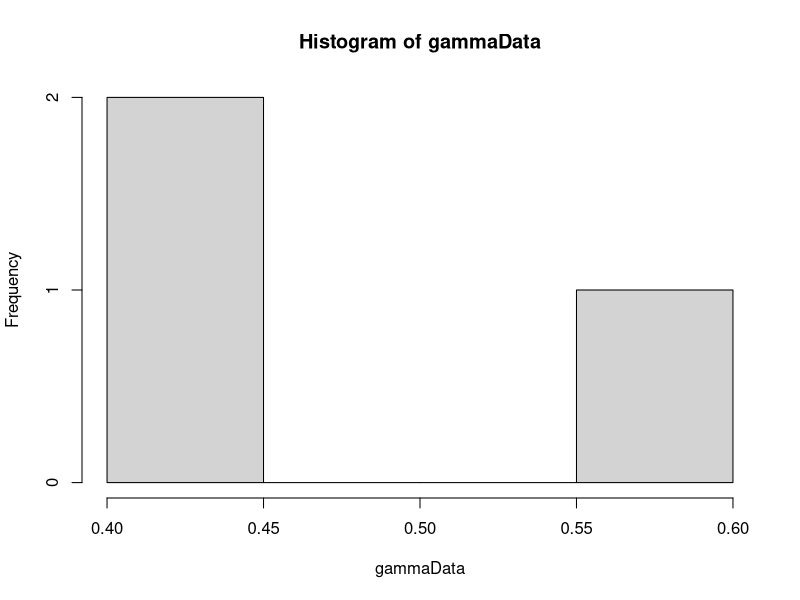

The R source for this figure: (Note: this script raises an error after producing the figure.)
library(MCMCpack)


calcWeight <- function(u, alpha) {
  # Calculates weight for given u and alpha.
  # 
  # Args:
  #   u: A vector.
  #   alpha: A scalar.
  #   
  # Returns:
  #   The weight value. A scalar.
  gammaInv = rep(0, length(u))
  diffGammaInv = rep(0, length(u))
  for(i in 1:length(u)) {
    gammaInv[i] = invGammaCumulative(u[i], alpha)
    diffGammaInv[i] = diffAlphaInvGammaCumulative(u[i], alpha)
  }
  pi = getPiValue()
  weight = pi/((1/length(gammaInv))*(sum(diffGammaInv/gammaInv)) - sum(diffGammaInv)/sum(gammaInv))
  return(weight)
}

getPiValue <- function() {
  # get value of pi function to be used in calculation of weights.
  # 
  # Returns:
  #   A scalar value.
  if (piValue == "constant") {
    return(1)
  } else if (piValue == "jeffrey") {
    # Return jeffrey prior
    return(sqrt((1/(estAlpha[sampleIndex]^2)) + (1/(2-(exp(estAlpha[sampleIndex]) + exp(-estAlpha[sampleIndex]))))))
  } else if (piValue == "betaOption") {
    return(estBeta)
  } else if (piValue == "alphaOption") {
    return(estAlpha[sampleIndex])
  }
}

calcPhi <- function(u, alpha) {
  xValue = rep(0, length(u))
  for(i in 1:length(u)) {
    xValue[i] = invGammaCumulative(u[i], alpha)
  }
  return(calcPhiGivenX(xValue))
}

calcPhiGivenX <- function(x) {
  # Calc phi value for a vector x.
  # 
  # Args:
  #   x: A vector of data.
  #   
  # Returns:
  #  A scalar.
  
  if(phiOption == "probValueOption") {
    phiPoint = rep(0, length(x))
    for(i in 1:length(x)) {
      phiPoint[i] = getPhiValue(x[i])
    }
    return(sum(phiPoint)/length(phiPoint))  
  } else if(phiOption == "x1x2divX3Option") {
    return(getPhiValue(x[1]*x[2]/x[3]))
  } else if(phiOption == "x1divx2powx3Option") {
    return(getPhiValue((x[1]/x[2])^x[3]))
  }
  return(-1)
}


getPhiValue <- function(xValue) {
  # Calculates phi for an element of an x vector.
  # 
  # Args:
  #   xValue: A scalar value.
  #   
  # Returns:
  #   
  return(xValue > probValue)
}

invGammaCumulative <- function(u, alpha) {
  # Finds the inverse of the cumulative gamma.
  # 
  # Args:
  #   u: Scalar value.
  #   alpha: Scalar value.
  #   
  # Returns:
  #   A scalar. The inverse value given u and alpha.
  x = 0
  stepSize = 0.1
  tolerance = 0.00001
  direction = 1
  integralValue = 0
  
  while(abs(integralValue - u) > tolerance){
    x = x + direction*stepSize
    if(x<0) {
      x = 0
      direction = 1
    }
    
    if(method == "integrate") {
      integralv = integrate(gammaDensity, 0, x)
      integralValue = integral$valuev
    } else if(method == "pgamma") {
      integralv = pgamma(x, shape=alpha, scale=1)
      integralValue = integralv
    }
    
    
    # Going left and pass the point
    if ((u > integralValue) && (direction == -1)) {
      stepSize = stepSize/2
      direction = 1
    }
    
    # Going right and pass the point
    if ((u < integralValue) && (direction == 1)) {
      stepSize = stepSize/2
      direction = -1
    }
  }
  return(x)
}

diffAlphaInvGammaCumulative <- function(u, alpha) {
  # Derivative of gamma distribution with respect to alpha.
  # 
  # Args:
  #   u: Scalar between 0 and 1.
  #   alpha: Scalar larger than 0.
  #   
  # Returns:
  #   Scalar value. Derivative at point alpha.
  firstPoint = invGammaCumulative(u,alpha)
  secondPoint = invGammaCumulative(u, alpha + alphaHStep)
  return((secondPoint - firstPoint)/alphaHStep)
}

calcDerivateFunction <- function(u, alphaValue) {
  # Analytically find the derivative of cumulative inverse.
  # 
  # Args:
  #   u: Scalar value between 0 and 1.
  #   alphaValue: Scalar value.
  #   
  # Returns:
  #   A scalar value.
  largeFInv = invGammaCumulative(u, alphaValue)
  integralPart = integrate(integralFunction, 0, largeFInv)
  return((digamma(alphaValue)*u - integralPart$value)*gamma(alphaValue)/((largeFInv^(alphaValue - 1))*exp(-largeFInv)))
}

integralFunction <- function(y) {
  # Function to be integrated.
  return(log(y)*(y^(alphaValue - 1))*exp(-y)/gamma(alphaValue))
}

optimfindAlpha <- function(u, s2) {
  if((calcValueTau2(u, alphaUpperBound) < s2) || (calcValueTau2(u, alphaLowerBound) > s2)) {
    return(-1)
  }
  solution = optim(c(0.1), optimFunction, u=u, lower=alphaLowerBound, upper=alphaUpperBound, method="Brent")
  return(solution$par)
}

optimFunction <- function(alpha, u) {
  return(abs(s2-calcValueTau2(u, alpha)))
}

findBeta <- function(s1, u, alphaValue) {
  # Calculates beta
  # 
  # Args:
  #   s1: Scalar value.
  #   u: Vector of values between 0 and 1.
  #   alphaValue: Scalar value.
  #   
  # Returns:
  #   A scalar value.
  largeFInv = rep(0, length(u))
  for(i in 1:length(u)) {
    largeFInv[i] = invGammaCumulative(u[i], alphaValue)
  }
  return(s1*length(u)/(sum(largeFInv)))
}

calcValueTau2 <- function(u, alphaValue) {
  largeFInv = rep(0, length(u))
  for(i in 1:length(u)) {
    largeFInv[i] = invGammaCumulative(u[i], alphaValue)
  }
  return(length(u)*((prod(largeFInv))^(1/length(u)))/sum(largeFInv))
}

calcValueTau2Method2 <- function(x) {
  return(length(x)*((prod(x))^(1/length(x)))/sum(x))
}

gibbsSampling <- function(xInit) {
  NUM_ITERATIONS = 5000
  xCurrent = xInit
  for(i in 1:NUM_ITERATIONS) {
    randomXpos = sample(length(xCurrent), size=3)
    sumX = xCurrent[randomXpos[1]] + xCurrent[randomXpos[2]] + xCurrent[randomXpos[3]]
    prodX = xCurrent[randomXpos[1]]*xCurrent[randomXpos[2]]*xCurrent[randomXpos[3]]
    x1 = runif(1)*sumX
    if(isValidX1Proposal(x1, sumX, prodX)) {
      roots = findRoots(x1, sumX, prodX)
      x2 = roots[1]
      x3 = roots[2]
      if(is.nan(x2) || is.nan(x3)){
        print((x1^3 - 2*sumX*x1^2 + (sumX^2)*x1 - 4*prodX))
      }
      xProposal = xCurrent
      xProposal[randomXpos[1]] = x1
      xProposal[randomXpos[2]] = x2
      xProposal[randomXpos[3]] = x3
      alphaMetHastings = findAlphaMetHastings(c(xCurrent[randomXpos[1]], xCurrent[randomXpos[2]], xCurrent[randomXpos[3]]), c(xProposal[randomXpos[1]], xProposal[randomXpos[2]], xProposal[randomXpos[3]]))
      acceptProb = runif(1)
      if(acceptProb <= alphaMetHastings) {
        xCurrent = xProposal
      }
    }
  }
  return(xCurrent)
}

isValidX1Proposal <- function(x1, sumX, prodX) {
  return((x1^3 - 2*sumX*x1^2 + (sumX^2)*x1 - 4*prodX) > 0)
}

findRoots <- function (x1, sumX, prodX) {
  root1 = ((sumX - x1) + sqrt( (sumX - x1)^2 - 4*prodX/x1 ))/2
  root2 = ((sumX - x1) - sqrt( (sumX - x1)^2 - 4*prodX/x1 ))/2
  return(c(root1, root2))
}

findAlphaMetHastings <- function(xCurrent, xProposal) {
  piProp = 1/(xProposal[1]*sqrt((sum(xProposal)  - xProposal[1])^2 - 4*prod(xProposal)/xProposal[1] ))
  piCurrent = 1/(xCurrent[1]*sqrt((sum(xCurrent)  - xCurrent[1])^2 - 4*prod(xCurrent)/xCurrent[1] ))
  return(min(1, piProp/piCurrent))
}


GammaGibbsSampling <- function(xInit) {
  # A Gibbs sampling for a Gamma distribution
  # 
  # Args:
  #   xInit: Initial sample. A vector.
  #   
  # Return:
  #   A sample from a Gamma distribution. A vector.
  NUM_ITERATIONS = 5000
  xCurrent = xInit
  for(i in 1:NUM_ITERATIONS) {
    randomXpos = sample(length(xCurrent), size=3)
    sumX = xCurrent[randomXpos[1]] + xCurrent[randomXpos[2]] + xCurrent[randomXpos[3]]
    prodX = xCurrent[randomXpos[1]]*xCurrent[randomXpos[2]]*xCurrent[randomXpos[3]]
    x1 = runif(1)*sumX
    if(isValidX1Proposal(x1, sumX, prodX)) {
      roots = findRoots(x1, sumX, prodX)
      x2 = roots[1]
      x3 = roots[2]
      if(is.nan(x2) || is.nan(x3)){
        print((x1^3 - 2*sumX*x1^2 + (sumX^2)*x1 - 4*prodX))
      }
      xProposal = xCurrent
      xProposal[randomXpos[1]] = x1
      xProposal[randomXpos[2]] = x2
      xProposal[randomXpos[3]] = x3
      alphaMetHastings = 0
      alphaMetHastings = findGammaAlphaMetHastings(c(xCurrent[randomXpos[1]], xCurrent[randomXpos[2]], xCurrent[randomXpos[3]]), c(xProposal[randomXpos[1]], xProposal[randomXpos[2]], xProposal[randomXpos[3]]))
      acceptProb = runif(1)
      if(is.nan(alphaMetHastings)) {
        alphaMetHastings = 0
      }
      if(acceptProb <= alphaMetHastings) {
        xCurrent = xProposal
      }
    }
  }
  return(xCurrent)
  
}

findGammaAlphaMetHastings <- function(xCurrent, xProposal) {
  piProp = 1/(xProposal[1]*sqrt((sum(xProposal)  - xProposal[1])^2 - 4*prod(xProposal)/xProposal[1] ))
  piCurrent = 1/(xCurrent[1]*sqrt((sum(xCurrent)  - xCurrent[1])^2 - 4*prod(xCurrent)/xCurrent[1] ))
  if(is.nan(piCurrent)) {
    print(xCurrent)
  }
  return(min(1, piProp/piCurrent))
}


cramerVonMisesValueTest <- function(x, alpha, beta) {
  # Calculates the value for a Cramer-von Mises test.
  # 
  # Args:
  #   x: A vector sample.
  #   
  # Returns:
  #   A scalar value.
  cramerSum = 0
  for(i in 1:length(x)) {
    cramerSum = cramerSum + ((2*i - 1)/(2*length(x)) - pgamma(x[i], shape=alpha, scale=beta))^2
  }
  cramer = 12/(length(x)) + cramerSum
  return(cramer)
}

findGammaMLE <- function(x){
  solution = optim(c(1,1), negativeLogLikelihoodGamma, x=x)
  return(solution$par)
}

negativeLogLikelihoodGamma <- function(par, x) {
  # Calculates the negative log-likelihood for a gamma distribution.
  # 
  # Args:
  #   par: A vector of size 2. First element is alpha and second element is beta.
  #   x: Data to calculate log-likelihood from. A vector.
  #   
  # Returns:
  #  The log-likelihood value. A scalar
  alpha = par[1]
  beta = par[2]
  logLikelihood = -((alpha - 1)*sum(log(x)) - (1/beta)*sum(x) - length(x)*log(gamma(alpha)) - alpha*length(x)*log(beta))
  return(logLikelihood)
}

calcAveragPhiValueForData <- function(mydata) {
  sumData = sum(mydata)
  prodData = prod(mydata)
  tolerance = 0.03
  minValue = min(mydata) - 2*tolerance
  maxValue = max(mydata) + 2*tolerance
  sampleNumber = 1
  NUM_ITERATIONS = 10000
  sumPhi = 0
  while(sampleNumber <= NUM_ITERATIONS) {
    x = runif(3, max = sumData)
    if((abs(sum(x) - sumData) < tolerance) && (abs(prod(x) - prodData) < tolerance)) {
      sumPhi = sumPhi + calcPhiGivenX(x)
      sampleNumber = sampleNumber + 1  
      print(sampleNumber)
    }
  }
  return(sumPhi/(sampleNumber-1))
}

algorithm2Sampling <- function(NUM_ALG2_SAMPLES) {
  vCurr = runif(NUM_POINTS)
  alphaCurr = optimfindAlpha(vCurr, s2)
  while(alphaCurr==-1) {
    vCurr = runif(NUM_POINTS)
    alphaCurr = optimfindAlpha(vCurr, s2)
  }
  piCurr = calcWeight(vCurr, alphaCurr)
  phiSum = 0
  
  for(i in 1:NUM_ALG2_SAMPLES) {
    print(i)
    vProp = runif(NUM_POINTS)
    alphaProp = optimfindAlpha(vProp, s2)
    piProp = 0
    if(alphaProp != -1) {
      piProp = calcWeight(vProp, alphaProp)
    }
    alphaMetHastings = min(1, piProp/piCurr)
    uProb = runif(1)
    if(uProb <= alphaMetHastings) {
      vCurr = vProp
      alphaCurr = alphaProp
      piCurr = piProp
    }
    betaCurr = findBeta(s1, vCurr, alphaCurr)
    xSample = rep(0, length(vCurr))
    for(i in 1:length(vCurr)) {
      xSample[i] = betaCurr*invGammaCumulative(vCurr[i], alphaCurr)
    }
    phiSum = phiSum + calcPhiGivenX(xSample)
  }
  return(phiSum/NUM_ALG2_SAMPLES)
}

algorithm1Sampling <- function(NUM_ALG1_SAMPLES) {
  phiSum = 0
  for(i in 1:NUM_ALG1_SAMPLES) {
    print(i)
    u = runif(NUM_POINTS)
    alphavalue = optimfindAlpha(u, s2)
    while(alphavalue == -1) {
      u = runif(NUM_POINTS)
      alphavalue = optimfindAlpha(u, s2)
    }
    betavalue = findBeta(s1, u, alphavalue)
    xSample = rep(0, length(u))
    for(i in 1:length(u)) {
      xSample[i] = betavalue*invGammaCumulative(u[i], alphavalue)
    }
    phiSum = phiSum + calcPhiGivenX(xSample)
  }
  return(phiSum/NUM_ALG1_SAMPLES)
}

naiveSampling2 <- function(myData, tolerance) {
  NUM_NAIVE_SAMPLES = 10000
  sumData = sum(myData)
  prodData = prod(myData)
  sampleNumber = 0
  sumPhi = 0
  while(sampleNumber<NUM_NAIVE_SAMPLES) {
    x = rgamma(3,1,1)
    if((abs(sum(x) - sumData) < tolerance) && (abs(prod(x) - prodData) < tolerance)) {
      sumPhi = sumPhi + calcPhiGivenX(x)
      sampleNumber = sampleNumber + 1  
      print(sampleNumber)
    }
  }
  return(sumPhi/sampleNumber)
}

alpha = 1
beta = 1
hStep = 0.01
alphaHStep = 0.01
method = "pgamma"
NUM_SAMPLES = 1000
NUM_POINTS = 3
alphaUpperBound = 200
alphaLowerBound = 0.05
# Pi is used in calculation of weights
# Options are:
#   "constant"
#   "betaOption"
#   "jeffrey"
#   "alphaOption"
piValue = "constant"

phi = rep(0, NUM_SAMPLES)
# Phi options:
# x larger than a: "probValueOption"
# x1 times x2 div x3: "x1x2divX3Option"
# x1 div x2 pow x3: "x1divx2powx3Option"
phiOption = "x1divx2powx3Option"
# Phi is the prob that X>probValue
probValue = 1.0

# Data generation options:
# pgamma generated: "pgamma"
# Bo data: "bo"
# Custom data: "custom"
# Custom data2: "custom2"
dataGenOption = "custom"



# Generate data
gammaData = 0
if(dataGenOption == "pgamma") {
  gammaData = rgamma(NUM_POINTS, shape=alpha, scale = beta)  
} else if(dataGenOption == "bo") {
  NUM_POINTS = 6
  alphaUpperBound = 1.2
  alphaLowerBound = 0.8
  gammaData = c(4.399, 1.307, 0.085, 0.7910, 0.2345, 0.1915)
} else if(dataGenOption == "custom") {
  gammaData = c(0.5772030, 0.4340237, 0.4212959)
} else if(dataGenOption == "custom2") {
  gammaData = c(1.621813, 1.059797, 1.554334)
}
hist(gammaData)
# Calculation of statistics
s1 = sum(gammaData)/NUM_POINTS
s2 = NUM_POINTS*((prod(gammaData))^(1/NUM_POINTS))/sum(gammaData)
# Log-likelihood
negativeloglikihood = negativeLogLikelihoodGamma(c(alpha, beta), gammaData)
mleEstimators = findGammaMLE(gammaData)
mleAlpha = mleEstimators[1]
mleBeta = mleEstimators[2]
maxLogLikelihood = - negativeLogLikelihoodGamma(c(mleAlpha, mleBeta), gammaData)
# w statistic obs. Not to be used yet.
wObs = calcPhiGivenX(gammaData)
cramerObs = cramerVonMisesValueTest(gammaData, mleAlpha, mleBeta)


# Calc Phi value for data
phiValue = calcAveragPhiValueForData(gammaData)
naivePhiValue = naiveSampling2(gammaData)

# Generation of samples. Not to be used

# weightsW = rep(0, NUM_SAMPLES)
# sampleIndex = 1
# iterationNumber = 0
# estAlpha = rep(0, NUM_SAMPLES)
# estBeta = 0
# while(sampleIndex <= NUM_SAMPLES) {
#   u = runif(NUM_POINTS)
#   estAlpha[sampleIndex] = optimfindAlpha(u, s2)
#   if(estAlpha[sampleIndex] != -1) {
#     estBeta = findBeta(s1, u, estAlpha[sampleIndex])
#     if(estBeta > alphaLowerBound && estBeta < alphaUpperBound) {
#         
#       weightsW[sampleIndex] = abs(calcWeight(u, estAlpha[sampleIndex]))
#       phi[sampleIndex] = calcPhi(u, estAlpha[sampleIndex])
#       
#       sampleIndex = sampleIndex + 1
#       print(sampleIndex)
#     }
#     
#   }
#   #print(iterationNumber)
#   iterationNumber = iterationNumber + 1
# }
# alphaAcceptance = (sampleIndex-1)/iterationNumber
# hist(weightsW, breaks = 400)
# expectedPhi = sum(phi*weightsW)/sum(weightsW)
# plot(estAlpha, weightsW)
# unweightedExpectedPhi = sum(phi)/NUM_SAMPLES

# Gibbs sampling
NUM_GIBBS_SAMPLES = 1000000
xSample = gammaData
phiGibbs = rep(0, NUM_GIBBS_SAMPLES)
gibbsObslargerWObs = 0
cramerNum = 0
for(i in 1:NUM_GIBBS_SAMPLES) {
  xSample = gibbsSampling(xSample)
  phiGibbs[i] = calcPhiGivenX(xSample)
  if(phiGibbs[i] >= wObs) {
    gibbsObslargerWObs = gibbsObslargerWObs + 1
  }
  cramerStat = cramerVonMisesValueTest(xSample, mleAlpha, mleBeta)
  #print(cramerStat)
  if(cramerStat >= cramerObs) {
    cramerNum = cramerNum + 1
  }
  print(i)
}
gibbsS1 = sum(xSample)/NUM_POINTS
gibbsS2 = NUM_POINTS*((prod(xSample))^(1/NUM_POINTS))/sum(xSample)
gibbsPvalue = gibbsObslargerWObs/NUM_GIBBS_SAMPLES
averagePhiGibbs = sum(phiGibbs)/NUM_GIBBS_SAMPLES
# P-values
cramerPValue = cramerNum/NUM_GIBBS_SAMPLES

# Generate samples with algorithm 2.
NUM_SAMPLES = 1000000
alg2PhiValue = algorithm2Sampling(NUM_SAMPLES)
alg1PhiVale = algorithm1Sampling(NUM_SAMPLES)

# Save image
save.image(file="model13.RData")

print("Done")
